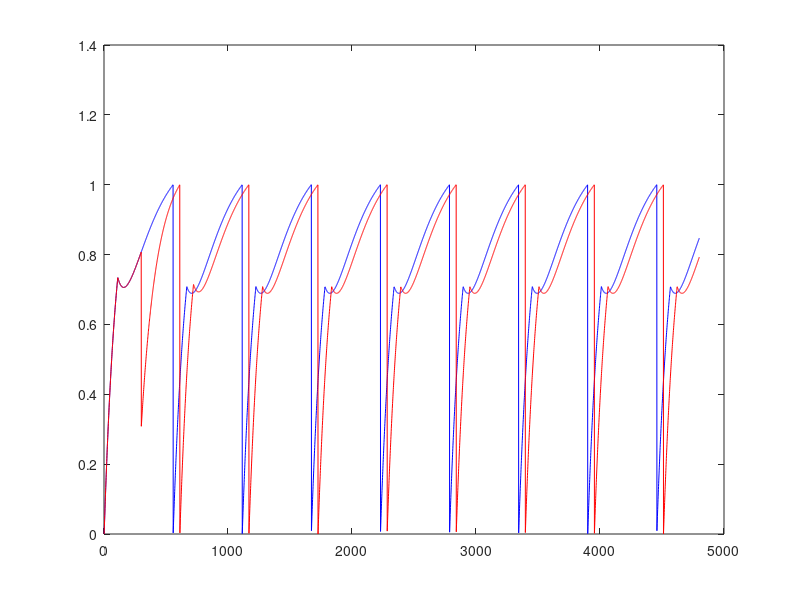

MATLAB code to generate this figure:
%A LIF Model for a Single Cell with Delayed Self-Inhibition using
%Exponentially-Decaying Synapses


%This should show us a clear picture of a phase shift caused by a stimulus
%at phase omega
clear; 

%Neuron properties- These are actually unused in the following computation
g = 0.2;        % gL, resistance constant for leakage channel  
E = 0.1;        % EL, voltage potential across leakage channel
I = 0.1;        % I, constant input current
Vtho = 0.5;     %Vthreshold, original equation
Vreso = 0.1;    %Vreset, original

%delay properties
delV = -0.5;    %weight of self-inhibition
tao = 1.1;      %delay in seconds
taoS = 2;       %synaptic time constant

%dimensionless system properties
Vthn = 1;                           %scaled threshold
Vresn = 0;                          %scaled reset value
J = (E - Vreso + I/g)/(Vtho-Vreso); %I' really, dimensionless constant
J = 1.1;                            %I' fixed for computation
T = log(J/(J-1));                   %original period

%simulation constants
dt = 0.001;                 %time step
tF = round(20*T);           %final time
Last = tF/dt + 1;           %final time, scaled to unit size
t = 0:dt:dt*(Last - 1);

%begin simulation

%initial conditions
V(1) = Vresn;              %init cond for DSI cell 
n = 2;                     %keeps track of pointer in V and S vectors
m = tao;                   %default delay variable to tao seconds
delay = 1;                 %default initial delay trigger to on
Vnew = V(1);               %start voltage at 0
Snew = 0;                  %start synaptic current at 0

%iterate through time steps to observe system behavior
for x=2:1:Last
    Vold = Vnew;           %keeps track of voltage from previous step  
    Sold = Snew;           %keeps track of old synaptic current from previous step

    if ( delay == 1 && m <= 0)  %if the delay has been triggered and the tao-second countdown has expired
       Sold = 1;                    %then jump the synaptic current up to 1
       delay = 0;                   %and turn off the delay trigger
    end
    if(Vold >= Vthn)        %when the voltage hits threshold
        Vnew = 0;               %reset voltage to 0
        m = tao;                %start tao-second timer
        delay = 1;              %turn on delay trigger
    
    else                                            %if no other event happens, then simply
        Vnew = Vold + (-Vold + J + delV*Sold)*dt;       %change the voltage according to the DE
        Snew = Sold - (Sold/taoS)*dt;                   %change the synaptic current according to the exponential decay DE
        if(m>0)                                         %and if the delay timer is active
            m = m - dt;                                     %then count it down by the time step
        end
    end

    
    if(mod(x,10) == 0)     %only store every tenth voltage to plot later
        V(n) = Vnew;
        S(n) = Snew;
        n = n + 1;
    end
end
 
%plot results
 figure(1); clf; plot(V, '-b'); hold on;

%initial conditions
V2(1) = Vresn;              %init cond for DSI cell 
n = 2;                     %keeps track of pointer in V and S vectors
m = tao;                   %default delay variable to tao seconds
delay = 1;                 %default initial delay trigger to on
Vnew = V2(1);               %start voltage at 0
Snew = 0;                  %start synaptic current at 0
omega = 3000;
epsilon = -.5;

%iterate through time steps to observe system behavior
for x=2:1:Last
    Vold = Vnew;           %keeps track of voltage from previous step  
    Sold = Snew;           %keeps track of old synaptic current from previous step
    
    if( x == omega)           %stimulate at time omega
       Vold = Vold + epsilon;
    end
    if ( delay == 1 && m <= 0)  %if the delay has been triggered and the tao-second countdown has expired
       Sold = 1;                    %then jump the synaptic current up to 1
       delay = 0;                   %and turn off the delay trigger
    end
    if(Vold >= Vthn)        %when the voltage hits threshold
        Vnew = 0;               %reset voltage to 0
        m = tao;                %start tao-second timer
        delay = 1;              %turn on delay trigger
    
    else                                            %if no other event happens, then simply
        Vnew = Vold + (-Vold + J + delV*Sold)*dt;       %change the voltage according to the DE
        Snew = Sold - (Sold/taoS)*dt;                   %change the synaptic current according to the exponential decay DE
        if(m>0)                                         %and if the delay timer is active
            m = m - dt;                                     %then count it down by the time step
        end
    end

    
    if(mod(x,10) == 0)     %only store every tenth voltage to plot later
        V2(n) = Vnew;
        S2(n) = Snew;
        n = n + 1;
    end
end
%plot results
 figure(1);  plot(V2, '-r');